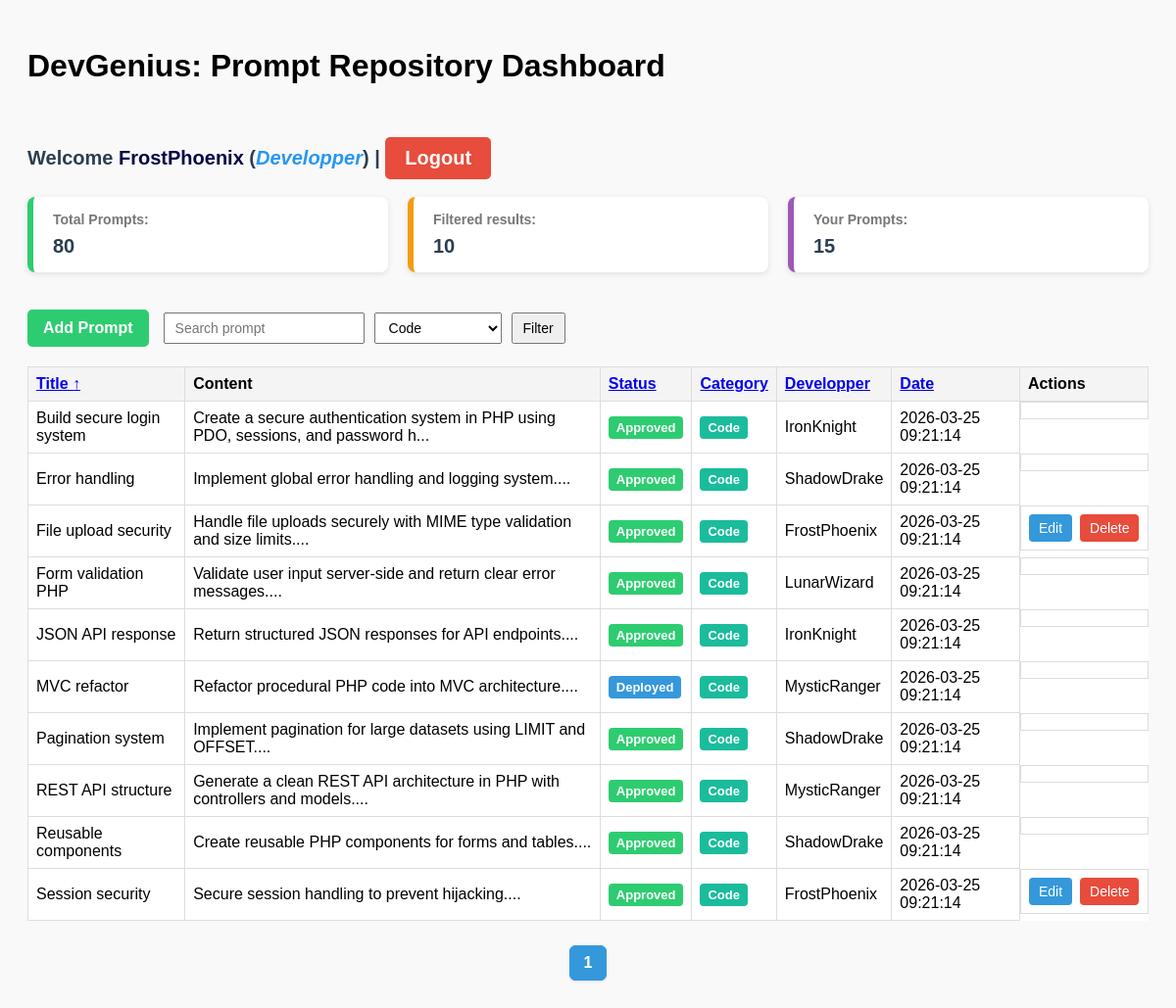
/index.php?category=1 (signed in), run on the app's committed database.
### tables this page shows
CREATE TABLE IF NOT EXISTS prompts (
    id INT AUTO_INCREMENT PRIMARY KEY,
    title VARCHAR(255) NOT NULL,
    content TEXT NOT NULL,
    user_id INT,
    category_id INT,
    created_at TIMESTAMP DEFAULT CURRENT_TIMESTAMP,
    status ENUM('Approved','Rejected','Deployed') DEFAULT 'Approved',
    FOREIGN KEY (user_id) REFERENCES users(id) ON DELETE CASCADE,
    FOREIGN KEY (category_id) REFERENCES categories(id) ON DELETE CASCADE
);

CREATE TABLE IF NOT EXISTS categories (
id INT AUTO_INCREMENT PRIMARY KEY,
name VARCHAR(100) NOT NULL,
created_at TIMESTAMP DEFAULT CURRENT_TIMESTAMP
);

CREATE TABLE IF NOT EXISTS users (
id INT AUTO_INCREMENT PRIMARY KEY,
username VARCHAR(100) NOT NULL UNIQUE,
email VARCHAR(100) NOT NULL UNIQUE,
password VARCHAR(200) NOT NULL,
role ENUM('Admin','Developper') DEFAULT 'Developper',
created_at TIMESTAMP DEFAULT CURRENT_TIMESTAMP
);

### auth/role.php (called while the page is built, shortened)
<?php
function isAdmin() {
    return isset($_SESSION['role']) && $_SESSION['role'] === 'Admin';
}
function isDevelopper() {
    return $_SESSION['role'] === 'Developper';
}
function canEditPrompts($ownerId = null){
    if(isDevelopper() && $ownerId !== null){
        return $ownerId == $_SESSION['user_id'];
    }
    return false;
}
function canCreatePrompt(){
    return isAdmin() || isDevelopper();
}
?>

### index.php (the view, shortened to what this page needs)
<?php
require 'auth/db.php';
require 'auth/role.php';
$search   = $_GET['search'] ?? '';
$category = $_GET['category'] ?? '';
$sort     = $_GET['sort'] ?? 'title';
$order    = $_GET['order'] ?? 'ASC';
$page     = $_GET['page'] ?? 1;
$order = ($order === 'DESC') ? 'DESC' : 'ASC';
$limit  = 10;
$page   = max(1,(int)$page);
$offset = ($page - 1) * $limit;
$sql = "SELECT prompts.*,
               categories.name AS category_name,
               users.username AS Developper
        FROM prompts
        INNER JOIN categories ON prompts.category_id = categories.id
        INNER JOIN users ON prompts.user_id = users.id
        WHERE 1";
$params = [];
if ($category !== '') {
    $sql .= " AND prompts.category_id = :category";
    $params['category'] = $category;
}
$sql .= " ORDER BY $sort $order
          LIMIT :limit OFFSET :offset";
$stmt = $pdo->prepare($sql);
foreach ($params as $key => $value) {
    $stmt->bindValue(":$key", $value);
}
$stmt->bindValue(':limit', $limit, PDO::PARAM_INT);
$stmt->bindValue(':offset', $offset, PDO::PARAM_INT);
$stmt->execute();
$prompts = $stmt->fetchAll(PDO::FETCH_ASSOC);
$totalStmt = $pdo->query("SELECT COUNT(*) FROM prompts");
$totalPrompts = $totalStmt->fetchColumn();
$filteredSql = "SELECT COUNT(*) FROM prompts WHERE 1";
$filteredParams = [];
if ($category !== '') {
    $filteredSql .= " AND category_id = :category";
    $filteredParams['category'] = $category;
}
$filteredStmt = $pdo->prepare($filteredSql);
$filteredStmt->execute($filteredParams);
$filteredPrompts = $filteredStmt->fetchColumn();
$userStmt = $pdo->prepare("SELECT COUNT(*) FROM prompts WHERE user_id = ?");
$userStmt->execute([$_SESSION['user_id']]);
$userPrompts = $userStmt->fetchColumn();
$totalPages = ceil($filteredPrompts / $limit);
$categories = $pdo->query("SELECT * FROM categories")
                  ->fetchAll(PDO::FETCH_ASSOC);
$queryBase = http_build_query([
    'search' => $search,
    'category' => $category,
    'page' => $page
]);
function sortLink($column, $label, $sort, $order, $queryBase) {
    $newOrder = ($column === $sort && $order === 'ASC') ? 'DESC' : 'ASC';
    $arrow = '';
    if ($column === $sort) {
        $arrow = $order === 'ASC' ? ' ↑' : ' ↓';
    }
    return "<a href='?$queryBase&sort=$column&order=$newOrder'>$label$arrow</a>";
}
?>
<!DOCTYPE html>
<html>
<head>
    <link rel="stylesheet" href="assets/css/style.css">
    <link rel="stylesheet" href="assets/css/style.php">
</head>
<body>
<h1>DevGenius: Prompt Repository Dashboard</h1>
<br><br>
<div class="p-welcome">
    Welcome <span class="username"><?php echo htmlspecialchars($_SESSION['username']); ?></span> (<span class="role"><?php echo htmlspecialchars($_SESSION['role']); ?></span>) |
    <a href="logout.php" class="logout-btn">Logout</a>
</div>
<br>
<div class="summary-container">
    <div class="summary-item">
        <h4>Total Prompts:</h4>
        <p><?= htmlspecialchars($totalPrompts) ?></p>
    </div>
    <div class="summary-item">
        <h4>Filtered results:</h4>
        <p><?= htmlspecialchars($filteredPrompts ?? 0) ?></p>
    </div>
    <div class="summary-item">
        <h4>Your Prompts:</h4>
        <p><?= htmlspecialchars($userPrompts ?? 0) ?></p>
    </div>
</div>
<br>
<div class="toolbar">
    <?php if(canCreatePrompt()): ?>
    <a href="devgest/add_prompt.php" class="btn-add">Add Prompt</a>
    <?php endif; ?>
    <form method="GET" class="filter-form">
        <input name="search" placeholder="Search prompt" value="<?= htmlspecialchars($search) ?>">
        <select name="category">
            <?php foreach ($categories as $c): ?>
                <option value="<?= $c['id'] ?>" <?= ($category==$c['id'])?'selected':'' ?>>
                    <?= htmlspecialchars($c['name']) ?>
                </option>
            <?php endforeach; ?>
        </select>
        <button type="submit">Filter</button>
    </form>
</div>
<table>
    <tr>
        <th><?= sortLink('title','Title',$sort,$order,$queryBase) ?></th>
        <th>Content</th>
        <th><?= sortLink('status','Status',$sort,$order,$queryBase) ?></th>
        <th><?= sortLink('category_name','Category',$sort,$order,$queryBase) ?></th>
        <th><?= sortLink('Developper','Developper',$sort,$order,$queryBase) ?></th>
        <th><?= sortLink('created_at','Date',$sort,$order,$queryBase) ?></th>
        <th>Actions</th>
    </tr>
    <?php foreach ($prompts as $p):
    $statusClass = strtolower(str_replace(' ','-',$p['status']));
    ?>
    <tr>
    <td><?= htmlspecialchars($p['title']) ?></td>
    <td><?= htmlspecialchars(substr($p['content'],0,80)) ?>...</td>
    <td>
    <span class="status-badge status-<?= $statusClass ?>">
    <?= $p['status'] ?>
    </span>
    </td>
    <td>
    <span class="status-badge category-badge-<?= $p['category_id'] ?>">
    <?= htmlspecialchars($p['category_name']) ?>
    </span>
    </td>
    <td><?= htmlspecialchars($p['Developper']) ?></td>
    <td><?= $p['created_at'] ?></td>
    <td class="actions">
    <?php if(canEditPrompts($p['user_id'])): ?>
    <a href="devgest/update_prompt.php?id=<?= $p['id'] ?>" class="btn-edit">Edit</a>
    <a href="devgest/delete_prompt.php?id=<?= $p['id'] ?>" class="btn-delete" onclick="return confirm('Delete this prompt?')">Delete</a>
    <?php endif; ?>
    </td>
    </tr>
    <?php endforeach; ?>
</table>
<div class="pagination">
<?php for ($i=1;$i<=$totalPages;$i++): ?>
<a href="?search=<?= $search ?>&category=<?= $category ?>&sort=<?= $_GET['sort'] ?? 'title' ?>&order=<?= $order ?>&page=<?= $i ?>"
<?= ($i==$page)?'class="active"':'' ?>>
<?= $i ?>
</a>
<?php endfor; ?>
</div>
</body>
</html>

### Assets/css/style.css (style rules this page uses)
body { font-family: Arial, sans-serif; padding: 20px; background: #f9f9f9; }
h1 { margin-bottom: 10px; }
.p-welcome { margin: 8px 0 0; font-size: 20px; font-weight: bold; color: #2c3e50; }
.p-welcome .username { color: rgb(6, 6, 72); font-weight: bold; }
.p-welcome .role { color: rgb(40, 151, 241); font-style: italic; }
.toolbar { display: flex; flex-wrap: wrap; align-items: center; gap: 15px; margin-bottom: 20px; }
.filter-form { display: flex; gap: 10px; flex-wrap: wrap; }
.filter-form input, .filter-form select, .filter-form button { padding: 6px 10px; font-size: 14px; }
.btn-add { background: #2ecc71; color: white; padding: 10px 16px; text-decoration: none; border-radius: 5px; font-weight: bold; }
table { width: 100%; border-collapse: collapse; margin-top: 10px; background: white; }
table th, table td { border: 1px solid #ddd; padding: 8px; text-align: left; }
table th { background: #f4f4f4; cursor: pointer; }
.actions { display: flex; gap: 8px; }
.btn-edit { background: #3498db; color: white; padding: 6px 10px; text-decoration: none; border-radius: 4px; font-size: 14px; }
.btn-delete { background: #e74c3c; color: white; padding: 6px 10px; text-decoration: none; border-radius: 4px; font-size: 14px; }
.status-badge { padding: 4px 8px; border-radius: 4px; color: white; font-weight: bold; font-size: 13px; display: inline-block; }
.status-approved { background: #2ecc71; }
.status-deployed { background: #3498db; }
.pagination { display: flex; justify-content: center; margin-top: 25px; gap: 8px; }
.pagination a { padding: 8px 14px; text-decoration: none; color: #3498db; background: white; border: 1px solid #ddd; border-radius: 6px; font-weight: 500; transition: all 0.2s ease; box-shadow: 0 1px 3px rgba(0,0,0,0.1); }
.pagination a.active { background: #3498db; color: white; border-color: #3498db; font-weight: bold; }
.logout-btn { display: inline-block; padding: 10px 20px; background-color: #e74c3c; color: white; text-decoration: none; border-radius: 5px; font-weight: bold; }
.summary-container { display: flex; gap: 20px; margin-bottom: 20px; flex-wrap: wrap; }
.summary-item { flex: 1; min-width: 200px; background: white; padding: 15px 20px; border-radius: 8px; border-left: 6px solid #3498db; box-shadow: 0 2px 6px rgba(0,0,0,0.1); }
.summary-item h4 { margin: 0; font-size: 14px; color: #777; }
.summary-item p { margin: 8px 0 0; font-size: 20px; font-weight: bold; color: #2c3e50; }
.summary-item:nth-child(1) { border-left-color: #2ecc71; }
.summary-item:nth-child(2) { border-left-color: #f39c12; }
.summary-item:nth-child(3) { border-left-color: #9b59b6; }

### data on the page
prompts: title "Build secure login system", content "Create a secure authentication system in PHP using PDO, sessions, and password h", status "Approved", category.name "Code", user.username "IronKnight", created_at "2026-03-25 09:21:14"
prompts: title "Error handling", content "Implement global error handling and logging system.", status "Approved", category.name "Code", user.username "ShadowDrake", created_at "2026-03-25 09:21:14"
prompts: title "File upload security", content "Handle file uploads securely with MIME type validation and size limits.", status "Approved", category.name "Code", user.username "FrostPhoenix", created_at "2026-03-25 09:21:14"
prompts: title "Form validation PHP", content "Validate user input server-side and return clear error messages.", status "Approved", category.name "Code", user.username "LunarWizard", created_at "2026-03-25 09:21:14"
prompts: title "JSON API response", content "Return structured JSON responses for API endpoints.", status "Approved", category.name "Code", user.username "IronKnight", created_at "2026-03-25 09:21:14"
prompts: title "MVC refactor", content "Refactor procedural PHP code into MVC architecture.", status "Deployed", category.name "Code", user.username "MysticRanger", created_at "2026-03-25 09:21:14"
prompts: title "Pagination system", content "Implement pagination for large datasets using LIMIT and OFFSET.", status "Approved", category.name "Code", user.username "ShadowDrake", created_at "2026-03-25 09:21:14"
prompts: title "REST API structure", content "Generate a clean REST API architecture in PHP with controllers and models.", status "Approved", category.name "Code", user.username "MysticRanger", created_at "2026-03-25 09:21:14"
prompts: title "Reusable components", content "Create reusable PHP components for forms and tables.", status "Approved", category.name "Code", user.username "ShadowDrake", created_at "2026-03-25 09:21:14"
prompts: title "Session security", content "Secure session handling to prevent hijacking.", status "Approved", category.name "Code", user.username "FrostPhoenix", created_at "2026-03-25 09:21:14"

### other printed values
$_SESSION['username'] "FrostPhoenix"
$_SESSION['role'] "Developper"
$totalPrompts "80"
$filteredPrompts "10"
$userPrompts "15"
$label "Title Status Category Developper Date"
$arrow "↑"
form field category "Code"
